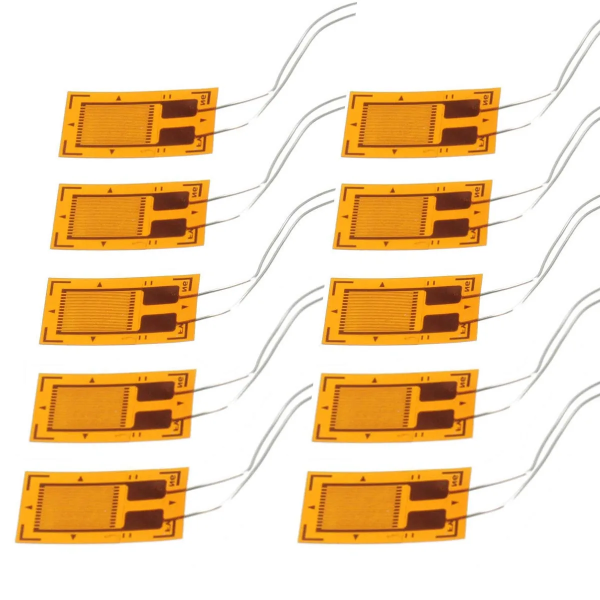
#> input picture images/checkout/components/10pcs-pressure-resistance-strain-gauge-c552a0d623.webp, 1200 x 1200 px (shown at 1/2 size); its folder holds only this picture in this run
$ python convert-checkout-images-to-webp.py
#> lines starting #> are read from the running program, lines starting #| are printed output that depends on the picture
import hashlib
import json
from pathlib import Path

from PIL import Image, ImageOps


PROJECT_ROOT = Path(__file__).resolve().parent.parent
IMAGE_DIRECTORY = PROJECT_ROOT / "images" / "checkout" / "components"
THUMBNAIL_DIRECTORY = IMAGE_DIRECTORY / "thumbnails"
DOWNLOAD_MANIFEST = IMAGE_DIRECTORY / "download-manifest.json"
LOCAL_IMAGE_MAP = PROJECT_ROOT / "scripts" / "checkout-local-images.json"
SOURCE_EXTENSIONS = {".jpg", ".jpeg", ".png"}
WEBP_QUALITY = 82
THUMBNAIL_QUALITY = 68
THUMBNAIL_SIZE = (360, 270)


def web_path(path: Path) -> str:
    return f"/images/checkout/components/{path.name}"


def encode_webp(source: Path, destination: Path) -> None:
    temporary = destination.with_name(f"{destination.name}.tmp")
    with Image.open(source) as opened:
        image = ImageOps.exif_transpose(opened)
        if image.mode not in {"RGB", "RGBA"}:
            image = image.convert("RGBA" if "transparency" in image.info else "RGB")
        image.save(
            temporary,
            format="WEBP",
            quality=WEBP_QUALITY,
            method=6,
            exact=True,
        )

    with Image.open(temporary) as verified:
        verified.load()
        if verified.width <= 0 or verified.height <= 0:
            raise ValueError(f"Converted image has invalid dimensions: {source.name}")

    if destination.exists() and destination.stat().st_size <= temporary.stat().st_size:
        temporary.unlink()
    else:
        temporary.replace(destination)


def encode_thumbnail(source: Path, destination: Path) -> None:
    temporary = destination.with_name(f"{destination.name}.tmp")
    with Image.open(source) as opened:
        image = ImageOps.exif_transpose(opened)
        if image.mode not in {"RGB", "RGBA"}:
            image = image.convert("RGBA" if "transparency" in image.info else "RGB")
        image.thumbnail(THUMBNAIL_SIZE, Image.Resampling.LANCZOS)
        image.save(
            temporary,
            format="WEBP",
            quality=THUMBNAIL_QUALITY,
            method=6,
            exact=True,
        )

    with Image.open(temporary) as verified:
        verified.load()
        if verified.width <= 0 or verified.height <= 0:
            raise ValueError(f"Thumbnail has invalid dimensions: {source.name}")

    temporary.replace(destination)


def update_download_manifest(replacements: dict[str, str]) -> None:
    if not DOWNLOAD_MANIFEST.exists():
        return

    manifest = json.loads(DOWNLOAD_MANIFEST.read_text(encoding="utf-8"))
    for item in manifest.get("items", []):
        current = item.get("localImage")
        replacement = replacements.get(current)
        if not replacement:
            continue
        image_path = PROJECT_ROOT / replacement.lstrip("/")
        contents = image_path.read_bytes()
        item["localImage"] = replacement
        item["mimeType"] = "image/webp"
        item["bytes"] = len(contents)
        item["sha256"] = hashlib.sha256(contents).hexdigest()

    DOWNLOAD_MANIFEST.write_text(
        f"{json.dumps(manifest, indent=2, ensure_ascii=False)}\n",
        encoding="utf-8",
    )


def update_local_image_map(replacements: dict[str, str]) -> None:
    if not LOCAL_IMAGE_MAP.exists():
        return

    mappings = json.loads(LOCAL_IMAGE_MAP.read_text(encoding="utf-8"))
    for item in mappings:
        current = f"/images/checkout/components/{item['file']}"
        replacement = replacements.get(current)
        if replacement:
            item["file"] = Path(replacement).name

    LOCAL_IMAGE_MAP.write_text(
        f"{json.dumps(mappings, indent=2, ensure_ascii=False)}\n",
        encoding="utf-8",
    )


def main() -> None:
    for temporary in IMAGE_DIRECTORY.glob("*.webp.tmp"):
        temporary.unlink()

    sources = sorted(
        path for path in IMAGE_DIRECTORY.iterdir()
        if path.is_file() and path.suffix.lower() in SOURCE_EXTENSIONS
    )
    original_bytes = sum(
        path.stat().st_size for path in IMAGE_DIRECTORY.iterdir()
        if path.is_file() and path.suffix.lower() in SOURCE_EXTENSIONS | {".webp"}
    )
    replacements: dict[str, str] = {}

    for source in sources:
        destination = source.with_suffix(".webp")
        if destination.exists():
            with Image.open(destination) as verified:
                verified.load()
                if verified.width <= 0 or verified.height <= 0:
                    raise ValueError(f"Existing WebP has invalid dimensions: {destination.name}")
        else:
            encode_webp(source, destination)
        replacements[web_path(source)] = web_path(destination)

    update_download_manifest(replacements)
    update_local_image_map(replacements)
#> (reads scripts/checkout-local-images.json from the repository)

    for source in sources:
        source.unlink()

    final_images = [
        path for path in IMAGE_DIRECTORY.iterdir()
        if path.is_file() and path.suffix.lower() == ".webp"
    ]
    THUMBNAIL_DIRECTORY.mkdir(exist_ok=True)
    expected_thumbnails = {path.name for path in final_images}
    for stale in THUMBNAIL_DIRECTORY.glob("*.webp"):
        if stale.name not in expected_thumbnails:
            stale.unlink()
    for temporary in THUMBNAIL_DIRECTORY.glob("*.webp.tmp"):
        temporary.unlink()
    for image in final_images:
        encode_thumbnail(image, THUMBNAIL_DIRECTORY / image.name)
#> in encode_thumbnail, opened is the input picture: PIL image 1200x1200 RGB; mean R, G, B 240.9, 217.3, 185.3
#> in encode_thumbnail, `image.thumbnail(THUMBNAIL_SIZE, Image.Resampling.LANCZOS)`:
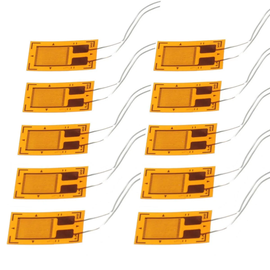
#> image: PIL image 270x270 RGB; mean R, G, B 240.9, 217.3, 185.3
#> in encode_thumbnail, `with Image.open(temporary) as verified:`:
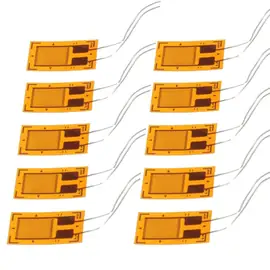
#> verified: PIL image 270x270 RGB; mean R, G, B 240.3, 217.2, 185.3

    final_bytes = sum(path.stat().st_size for path in final_images)
    thumbnail_bytes = sum(path.stat().st_size for path in THUMBNAIL_DIRECTORY.glob("*.webp"))
    saved_bytes = original_bytes - final_bytes
    percent = (saved_bytes / original_bytes * 100) if original_bytes else 0
    print(json.dumps({
        "converted": len(sources),
        "webpImages": len(final_images),
        "beforeBytes": original_bytes,
        "afterBytes": final_bytes,
        "savedBytes": saved_bytes,
        "savedPercent": round(percent, 1),
        "thumbnails": len(expected_thumbnails),
        "thumbnailBytes": thumbnail_bytes,
    }))


if __name__ == "__main__":
    main()
